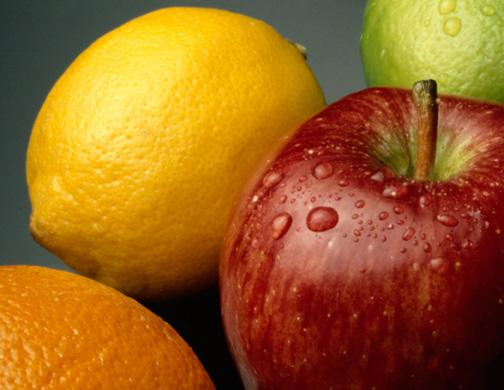
#> input picture images/fruit3.jpg, 504 x 390 px, found by its file name
$ python ROTHA_Dapravith_e20190915_TP6_20240124083616.py   (older library calls are emulated)
#> lines starting #> are read from the running program, lines starting #| are printed output that depends on the picture
import cv2
import numpy as np

# Load the image
img = cv2.imread('images/fruit3.jpg')
#> img is the input picture: shape (390, 504, 3); mean B, G, R 32.1, 98.1, 155.4

# Ensure img is not empty
if img is None:
    print("Error: Image not found!")
    exit()

# Get image dimensions
height, width, _ = img.shape
#> height = 390; width = 504

# Initialize histograms and LUTs for each color channel
histoB = np.zeros(256, np.int)
histoG = np.zeros(256, np.int)
histoR = np.zeros(256, np.int)
LUTB = np.zeros(256)
LUTG = np.zeros(256)
LUTR = np.zeros(256)

# Calculate the histogram for each color channel
for i in range(height):
    for j in range(width):
        b, g, r = img[i, j]
        histoB[b] += 1
        histoG[g] += 1
        histoR[r] += 1
#> after the loop, histoB = 256 values, max 23646 at index 0, min 0 at index 158, mean 767.8; histoG = 256 values, max 5956 at index 3, min 0 at index 249, mean 767.8; histoR = 256 values, max 7455 at index 255, min 50 at index 21, mean 767.8

# Calculate the cumulative histogram (cumulative distribution function)
for i in range(1, 256):
    histoB[i] += histoB[i - 1]
    histoG[i] += histoG[i - 1]
    histoR[i] += histoR[i - 1]
#> after the loop, histoB = 256 values from 23646 to 196560; histoG = 256 values from 2206 to 196560; histoR = 256 values from 286 to 196560

# Normalize the histograms and calculate LUT
total_pixels = width * height
#> total_pixels = 196560
LUTB = (histoB / total_pixels) * 255
#> LUTB = 256 values from 30.68 to 255
LUTG = (histoG / total_pixels) * 255
#> LUTG = 256 values from 2.86 to 255
LUTR = (histoR / total_pixels) * 255
#> LUTR = 256 values from 0.371 to 255

# Apply histogram equalization
equalized_img = np.zeros_like(img)
for i in range(height):
    for j in range(width):
        b, g, r = img[i, j]
        equalized_img[i, j, 0] = LUTB[b]
        equalized_img[i, j, 1] = LUTG[g]
        equalized_img[i, j, 2] = LUTR[r]
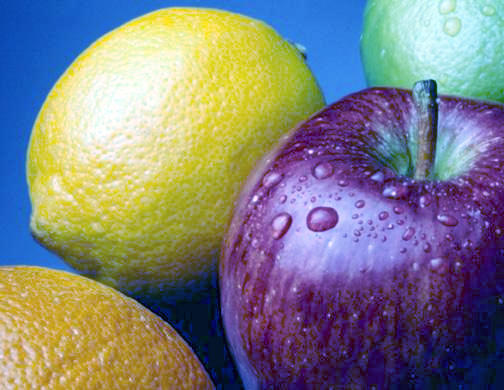
#> equalized_img: shape (390, 504, 3); mean B, G, R 130.8, 127.7, 127.7

# Display the original and equalized images
cv2.imshow('Original', img)
cv2.imshow('Histogram Equalized', equalized_img)
cv2.waitKey(0)
cv2.destroyAllWindows()

$ run again, with images/fruit1.jpg copied over images/fruit3.jpg
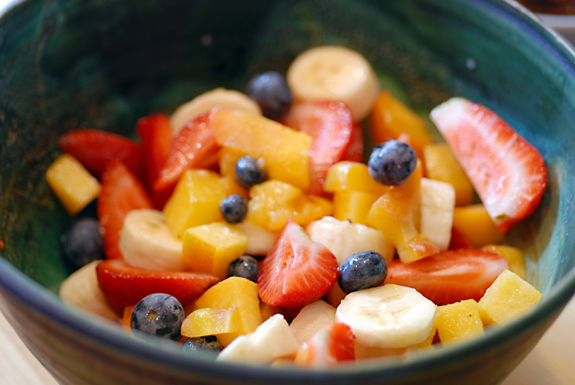
#> input picture images/fruit1.jpg, 575 x 385 px, found by its file name
#> img is the input picture: shape (385, 575, 3); mean B, G, R 68, 97.8, 128.9
#> after the loop `for i in range(height):`: histoB = 256 values, max 15371 at index 0, min 86 at index 251, mean 864.7; histoG = 256 values, max 2560 at index 21, min 110 at index 234, mean 864.7; histoR = 256 values, max 2995 at index 238, min 118 at index 2, mean 864.7
#> after the loop `for i in range(1, 256):`: histoB = 256 values from 15371 to 221375; histoG = 256 values from 1722 to 221375; histoR = 256 values from 213 to 221375
#> LUTB = 256 values from 17.71 to 255
#> LUTG = 256 values from 1.98 to 255
#> LUTR = 256 values from 0.245 to 255
#> after the loop `for i in range(height):`:
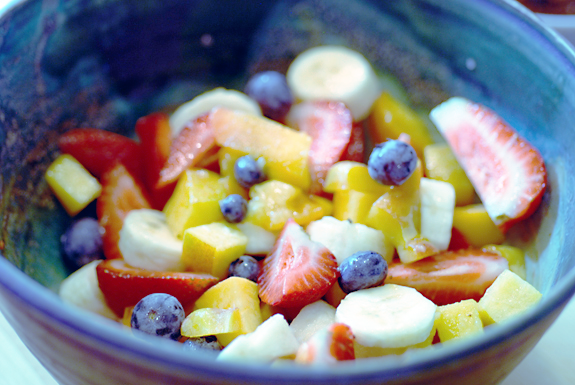
#> equalized_img: shape (385, 575, 3); mean B, G, R 128.5, 127.7, 127.7

$ run again, with images/fruit2.jpg copied over images/fruit3.jpg
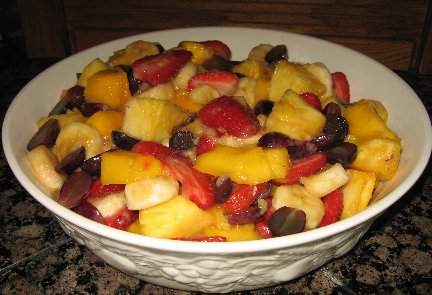
#> input picture images/fruit2.jpg, 432 x 295 px, found by its file name
#> img is the input picture: shape (295, 432, 3); mean B, G, R 53.5, 90.8, 124.9
#> after the loop `for i in range(height):`: histoB = 256 values, max 3736 at index 0, min 34 at index 254, mean 497.8; histoG = 256 values, max 2074 at index 19, min 77 at index 238, mean 497.8; histoR = 256 values, max 2268 at index 255, min 102 at index 0, mean 497.8
#> after the loop `for i in range(1, 256):`: histoB = 256 values from 3736 to 127440; histoG = 256 values from 359 to 127440; histoR = 256 values from 102 to 127440
#> LUTB = 256 values from 7.48 to 255
#> LUTG = 256 values from 0.718 to 255
#> LUTR = 256 values from 0.204 to 255
#> after the loop `for i in range(height):`:
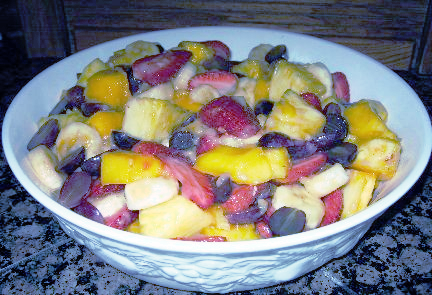
#> equalized_img: shape (295, 432, 3); mean B, G, R 128.5, 127.8, 127.6

$ run again, with images/fruit4.jpg copied over images/fruit3.jpg
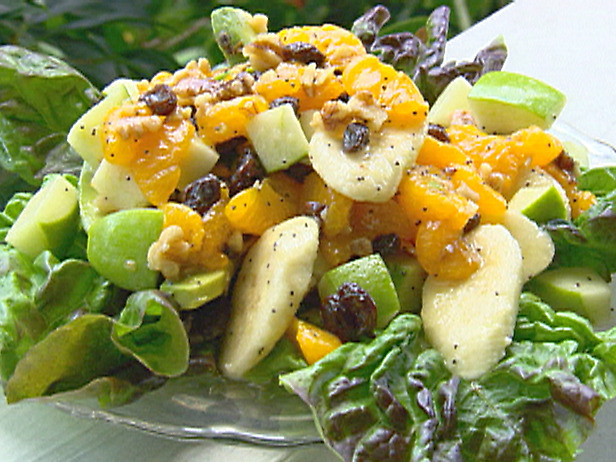
#> input picture images/fruit4.jpg, 616 x 462 px, found by its file name
#> img is the input picture: shape (462, 616, 3); mean B, G, R 86.8, 145.3, 146.5
#> after the loop `for i in range(height):`: histoB = 256 values, max 9073 at index 0, min 112 at index 237, mean 1111.7; histoG = 256 values, max 3282 at index 245, min 15 at index 1, mean 1111.7; histoR = 256 values, max 6655 at index 255, min 11 at index 2, mean 1111.7
#> after the loop `for i in range(1, 256):`: histoB = 256 values from 9073 to 284592; histoG = 256 values from 70 to 284592; histoR = 256 values from 104 to 284592
#> LUTB = 256 values from 8.13 to 255
#> LUTG = 256 values from 0.0627 to 255
#> LUTR = 256 values from 0.0932 to 255
#> after the loop `for i in range(height):`:
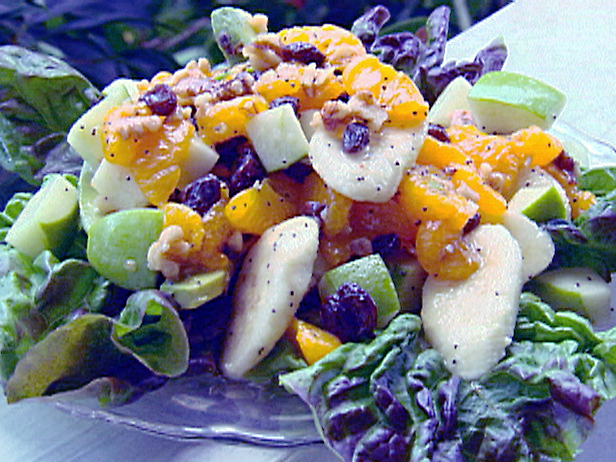
#> equalized_img: shape (462, 616, 3); mean B, G, R 127.9, 127.6, 127.7
